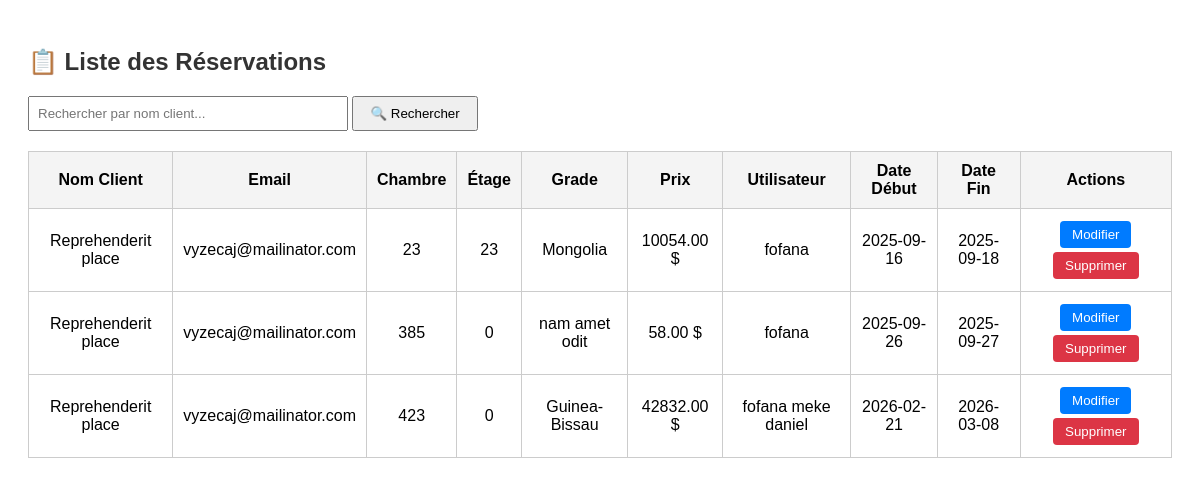
Screenshot of /RESERVATION/liste_chambres.php with the database file from the repository.
### tables this page shows
CREATE TABLE `clients_chambre` (
  `IDchambre` int(11) NOT NULL,
  `IDclients` int(11) NOT NULL,
  `IDutilisateur` int(11) DEFAULT NULL,
  `date` date DEFAULT NULL,
  `datedebut` date NOT NULL,
  `datefin` date DEFAULT NULL
);

CREATE TABLE `clients` (
  `IDclients` int(11) NOT NULL,
  `nomclient` varchar(100) NOT NULL,
  `emailclient` varchar(150) DEFAULT NULL,
  `numeroclient` varchar(20) DEFAULT NULL,
  `IDutilisateur` int(11) DEFAULT NULL
);

CREATE TABLE `chambre` (
  `IDchambre` int(11) NOT NULL,
  `numerochambre` int(11) NOT NULL,
  `etage` int(11) NOT NULL,
  `IDtypedechambre` int(11) DEFAULT NULL
);

CREATE TABLE `typedechambre` (
  `IDtypedechambre` int(11) NOT NULL,
  `grade` varchar(50) NOT NULL,
  `prix` decimal(10,2) NOT NULL
);

CREATE TABLE `utilisateur` (
  `IDutilisateur` int(11) NOT NULL,
  `nom` varchar(100) NOT NULL,
  `matricule` varchar(50) NOT NULL,
  `telephone` varchar(20) DEFAULT NULL,
  `MDP` varchar(255) NOT NULL,
  `nature` varchar(50) DEFAULT NULL
);

### RESERVATION/liste_chambres.php (the view, shortened to what this page needs)
<?php
$conn = new mysqli("localhost", "root", "", "hotel");
$sql = "
    SELECT
        cc.IDclients, cc.IDchambre, cc.datedebut,
        c.nomclient, c.emailclient,
        ch.numerochambre, ch.etage,
        t.grade, t.prix,
        u.nom AS utilisateur,
        cc.datefin
    FROM clients_chambre cc
    JOIN clients c ON cc.IDclients = c.IDclients
    JOIN chambre ch ON cc.IDchambre = ch.IDchambre
    JOIN typedechambre t ON ch.IDtypedechambre = t.IDtypedechambre
    JOIN utilisateur u ON cc.IDutilisateur = u.IDutilisateur
";
$result = $conn->query($sql);
?>
<!DOCTYPE html>
<html lang="fr">
<head>
</head>
<body>
<h2>📋 Liste des Réservations</h2>
<form method="GET" class="recherche-form">
    <input type="text" name="q" placeholder="Rechercher par nom client...">
    <button type="submit">🔍 Rechercher</button>
</form>
<table>
    <tr>
        <th>Nom Client</th>
        <th>Email</th>
        <th>Chambre</th>
        <th>Étage</th>
        <th>Grade</th>
        <th>Prix</th>
        <th>Utilisateur</th>
        <th>Date Début</th>
        <th>Date Fin</th>
        <th>Actions</th>
    </tr>
    <?php if ($result->num_rows > 0): ?>
        <?php while ($row = $result->fetch_assoc()): ?>
            <tr>
                <td><?= htmlspecialchars($row['nomclient']) ?></td>
                <td><?= htmlspecialchars($row['emailclient']) ?></td>
                <td><?= htmlspecialchars($row['numerochambre']) ?></td>
                <td><?= htmlspecialchars($row['etage']) ?></td>
                <td><?= htmlspecialchars($row['grade']) ?></td>
                <td><?= htmlspecialchars($row['prix']) ?> $</td>
                <td><?= htmlspecialchars($row['utilisateur']) ?></td>
                <td><?= htmlspecialchars($row['datedebut']) ?></td>
                <td><?= htmlspecialchars($row['datefin']) ?></td>
                <td class="action-buttons">
    <a href="../hotel.php/RESERVATION/modifier.php?idclient=<?= htmlspecialchars($row['IDclients']) ?>&idchambre=<?= htmlspecialchars($row['IDchambre']) ?>&datedebut=<?= htmlspecialchars($row['datedebut']) ?>">
        <button class="modifier">Modifier</button>
    </a>
    <a href="../hotel.php/RESERVATION/supprimer.php?idclient=<?= htmlspecialchars($row['IDclients']) ?>&idchambre=<?= htmlspecialchars($row['IDchambre']) ?>&datedebut=<?= htmlspecialchars($row['datedebut']) ?>"
       onclick="return confirm('❗ Voulez-vous vraiment supprimer cette réservation ?')">
        <button class="supprimer">Supprimer</button>
    </a>
</td>
            </tr>
        <?php endwhile; ?>
    <?php else: ?>
        <tr><td colspan="10">Aucune réservation trouvée</td></tr>
    <?php endif; ?>
</table>
</body>
</html>

### RESERVATION/liste_chambres.php (style rules this page uses)
body { font-family: Arial, sans-serif; padding: 20px; }
h2 { color: #333; }
table { border-collapse: collapse; width: 100%; margin-top: 20px; }
th, td { border: 1px solid #ccc; padding: 10px; text-align: center; }
th { background-color: #f4f4f4; }
.action-buttons button { padding: 6px 12px; margin: 2px; border: none; border-radius: 4px; cursor: pointer; }
.modifier { background-color: #007bff; color: white; }
.supprimer { background-color: #dc3545; color: white; }
.recherche-form { margin-bottom: 20px; }
.recherche-form input[type="text"] { padding: 8px; width: 300px; }
.recherche-form button { padding: 8px 16px; }

### rows the page displays
clients_chambre: IDclients.nomclient "Reprehenderit place", IDclients.emailclient "vyzecaj@mailinator.com", IDchambre.numerochambre "23", IDchambre.etage "23", typedechambre.grade "Mongolia", typedechambre.prix "10054.00", IDutilisateur.nom "fofana", datedebut "2025-09-16", datefin "2025-09-18"
clients_chambre: IDclients.nomclient "Reprehenderit place", IDclients.emailclient "vyzecaj@mailinator.com", IDchambre.numerochambre "385", IDchambre.etage "0", typedechambre.grade "nam amet odit", typedechambre.prix "58.00", IDutilisateur.nom "fofana", datedebut "2025-09-26", datefin "2025-09-27"
clients_chambre: IDclients.nomclient "Reprehenderit place", IDclients.emailclient "vyzecaj@mailinator.com", IDchambre.numerochambre "423", IDchambre.etage "0", typedechambre.grade "Guinea-Bissau", typedechambre.prix "42832.00", IDutilisateur.nom "fofana meke daniel", datedebut "2026-02-21", datefin "2026-03-08"
